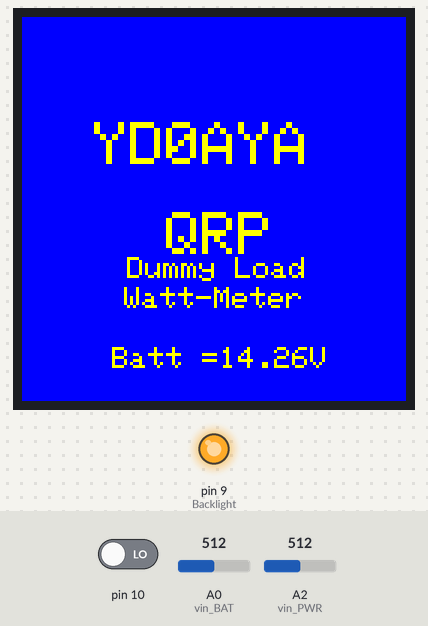
Simulated run of this sketch. Board: Arduino Nano, built with avr-gcc and run on an emulated ATmega328P. Parts: 128×128 colour display, output pins drawn as LEDs (lit = HIGH). The test bench sets the inputs (shaded band); at power-on: A2 (vin_PWR) = 512, pin 10 LOW, A0 (vin_BAT) = 512. What the sketch prints to the serial monitor is not drawn.

Above: at 1.3 s.
1.4 s: A2 (vin_PWR) set to 0
At 4.4 s:
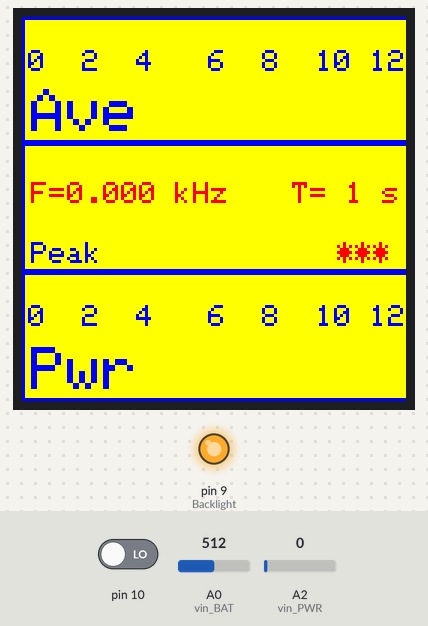
4.7 s: A2 (vin_PWR) set to 716
At 6.0 s:
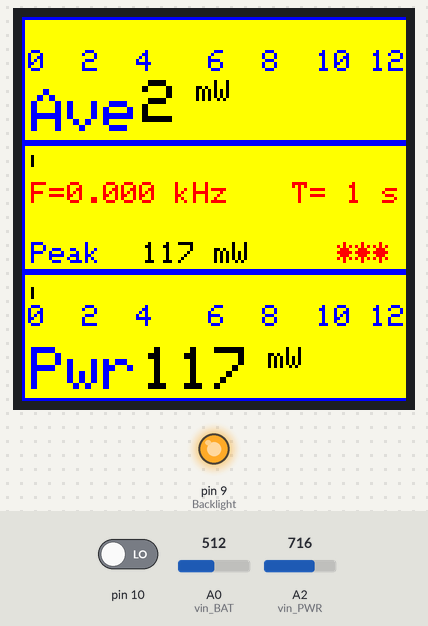
8.8 s: pin 10 driven HIGH
At 12.0 s:
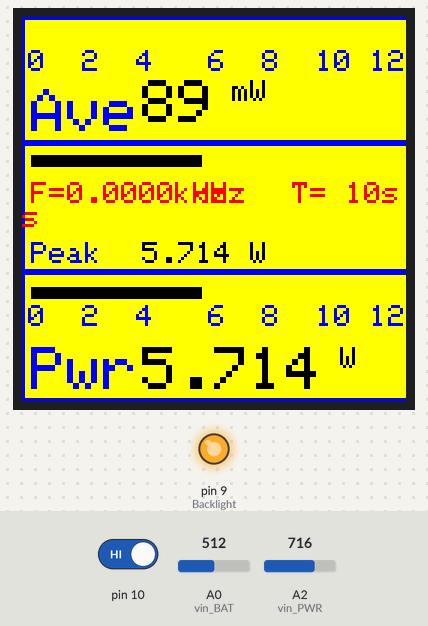
13.2 s: A2 (vin_PWR) set to 929
At 14.6 s:
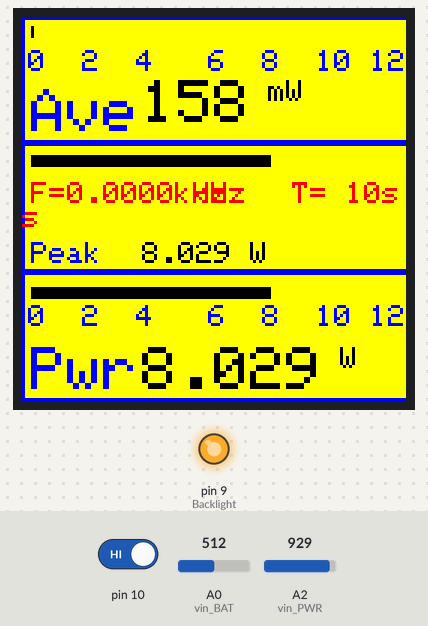
16.4 s: A2 (vin_PWR) set to 954
At 19.1 s:
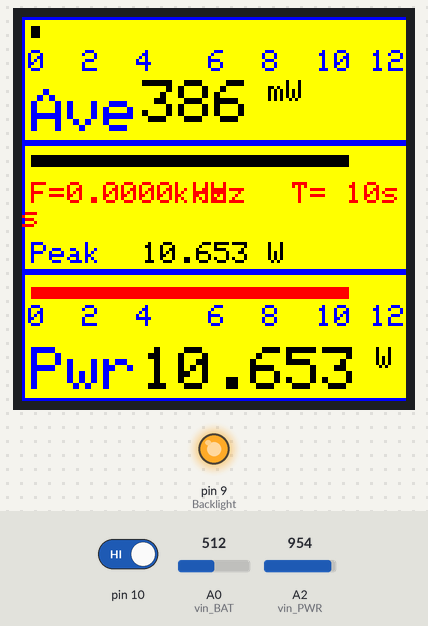
Timing chart, 0 to 20.6 s (numbered marks = the images above; inputs shaded):
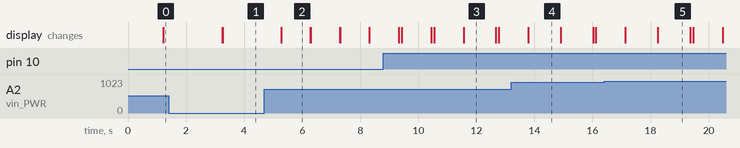

The sketch:

DL-power_meter-add-freqcount-VHF.ino
```cpp
// (licence header left out)
#include <SPI.h>
#include <Adafruit_GFX.h>
//#include <Adafruit_PCD8544.h>
#include <TFT_ILI9163C.h>
#include <FreqCount.h>

#define __CS 4
#define __DC 6
#define __RST 7 //default=d5, untuk frequency counter

//Adafruit_PCD8544 display = Adafruit_PCD8544(4, 5, 6, 8, 7);

#define Backlight 9  // Analog output pin that the LED is attached to

// Color definitions
#define	BLACK   0x0000
#define	BLUE    0x001F
#define	RED     0xF800
#define	GREEN   0x07E0
#define CYAN    0x07FF
#define MAGENTA 0xF81F
#define YELLOW  0xFFE0
#define WHITE   0xFFFF

TFT_ILI9163C display = TFT_ILI9163C(__CS, __DC, __RST);


//Global variables
// used by sweep and PC input

long serial_input_number; // Used to build number from serial stream
char incoming_char; // Character read from serial stream

// used in Power calculation
int AvePoint[128];       // average power is average of last 128 readings
int PwrPoint[8];      // display power is average of last 8 readings
float RFVoltage;      // input voltage
float Power;
float Average = 0;
int LastAve = 0;
float Peak  = 0;
int LastPwr = 0;   // used to clear display of last reading
int iPwr    ;
// used to measure time of loop
double then = 0;
double now  = 0;
//
//used by various display procedures

int RunOnce = 1;         // Only display splash screen first time through loop
int PwrCount = 0;        // set number of readings used for power
int AveCount = 0;        // set number of readings used for average power
float SupplyVoltage = 0; // Power supply voltage

int resetTimer = 0;      // counts time with no power reading before peak and average readings are cleared

// Analog inputs for VSWR computation
#define vin_PWR A2
// Analog input for battery monitor
#define vin_BAT A0
// voltage divider values
#define R3   (10)  // from GND to vin_BAT, expressed in 100R  (10 = 1000 Ohm)
#define R4   (47)  // from + power supply to vin_BAT, expressed in 100R  (47 = 4700 Ohm)
//change divider resistors to limit voltage to adc    ratio around 11 for 5 volt   16 for 3.3 volt
#define R1   (47)  // from GND to vin_PWR, expressed in 1K  (68 = 68k Ohm)
#define R2   (320)  // from + RF Det to vin_PWR expressed in K  (680 = 680k Ohm)
#define VoltSupplyMini (50)       // minimum battery voltage expressed in 100mV (if lower, alarm is generated)

unsigned long f;float f0;
int x,n=3,r;


void setup() {

  pinMode (vin_PWR, INPUT);
  pinMode(vin_BAT, INPUT);
  pinMode(Backlight, OUTPUT);
  pinMode(12,INPUT);  //interval switch
  Serial.begin(57600);                    // connect to the serial port
  Serial.println("KV4QB Dummy Load Power Meter");
  FreqCount.begin(1000);
  // initalize display
  display.begin();
#if defined(__MK20DX128__) || defined(__MK20DX256__)
  tft.setBitrate(24000000);
#endif


  analogWrite(Backlight, 300);  // set backlight level

  display.setRotation(2);    // set orientation of display
  //display.display(); // show splashscreen
  dispScreen();
}


void loop(){

  measuresupplyvolt();   //check battery   and splash screen
  RunOnce = 0;

  RFVoltage = analogRead(vin_PWR);       //  Get rf voltage

  // also change divider resistors to limit voltage to adc    ratio around 11 for 5 volt   16 for 3.3 volt
  RFVoltage = map(RFVoltage, 0, 1023, 0, (500 * (float R1 + float R2) / float R1));  //  scale and adjsut for voltage divider     680k 68k = 11


 // Basic two resistors divider formula:
 // Vout = Vin * (R2 / R1+R2) , Original Sketch will showing reversed value when i tried to measure
 // Baofeng UV82 Hp.

  //RFVoltage = map((RFVoltage, 0, 1023, 0, )((500 * (float R2 / float R1 + float R2));  // modified by rudik, original pembacaan terbalik
  AvePoint[AveCount] = RFVoltage;        //  store value in arrays used to compute average
  PwrPoint[PwrCount] = RFVoltage;        //  and power
  AveCount++;
  PwrCount++;


  // Power reading is average of last 8 readings
  if (PwrCount == 8) {
    PwrCount = 0;
  }
  RFVoltage = 0;
  for (int i = 0; i < 8; i++)  {
    RFVoltage = RFVoltage + PwrPoint[i];
  }
  RFVoltage = RFVoltage / 8;
  // Serial.print(RFVoltage );Serial.print("+");Serial.print(PwrCount );
  Power = ((RFVoltage * RFVoltage) / 100) / 10000;    // compute power adjust for mw
  // only update  if changed from last reading
  iPwr = Power * 1000;  // do on integer to reduce bobble
  if (iPwr != LastPwr)  updatePowerBar(  Power  , BLACK,  Power);
  LastPwr = iPwr;
  // check for new peak value
  if (Power > Peak) {
    Peak = Power;
    updatePeakBar(  Peak , BLACK,  Peak);
  }

  //  Get average power from last 64 readings
  if (AveCount == 64) AveCount = 0;
  RFVoltage = 0;
  for (int i = 0; i < 64; i++)  {
    RFVoltage = RFVoltage + AvePoint[i];
  }
  RFVoltage = RFVoltage / 64;
  //
  Serial.print("-");
  Serial.print(RFVoltage );
  Serial.print(",");
  Serial.println(AveCount );
  Average = ((RFVoltage * RFVoltage) / 100) / 10000;  // compute power adjust for mw
  // only update  if changed from last reading
  iPwr = Average * 1000;  //  use integer to reduce bobble I had with float
  if (iPwr != LastAve)  updateAverageBar(  Average  , BLACK,  Average);
  LastAve = iPwr;

  // check for no rf input

  if (LastPwr < 5) resetTimer++;   //  bump counter if no rf
  else resetTimer = 0;
  // No rf for about 10 seconds  then reset Peak
  if (resetTimer >= 10000) {
    resetTimer = 0;
    Peak = 0;
    Average = 0;
    updatePeakBar(  Peak , BLACK,  Peak);
    updateAverageBar(  Average , BLACK,  Average);

  }

}
/****

**/
void drawAverageBar() {
  display.fillRect(1, 1, 127, 40, YELLOW);
  display.setTextColor(BLUE);
  display.setTextSize(1);
  display.setCursor(2, 11);
  display.print("0  2  4   6  8  10 12");

  display.setTextSize(2);
  display.setCursor(3, 24);
  display.print("Ave ");
  display.setTextSize(1);
}

void drawPeakBar() {

  display.fillRect(1, 43, 127, 41, YELLOW);
  //display.setTextColor(BLUE);
  //display.setTextSize(1);
  //display.setCursor(2, 53);
  //display.print("0  2  4   6  8  10 12");
  display.setCursor(3,75);
  display.setTextSize(1);
  display.print("Peak");
}

void drawPowerBar() {
  display.fillRect(1, 86, 127, 41, YELLOW);
  display.setTextColor(BLUE);
  display.setTextSize(1);
  display.setCursor(2, 96);         //96
  display.print("0  2  4   6  8  10 12");
  display.setTextSize(2); //2
  display.setCursor(3, 110);
  display.print("Pwr ");
}

void updateAverageBar(float width, int color, float value) {
  if (width >= 10 )   color = RED;
  if (width >= 12 )   width = 122;
  display.fillRect(3, 3, 127, 4, YELLOW);
  display.fillRect(3, 3, width * 10, 4, color);
  display.fillRect(40, 21, 83, 16, YELLOW);
  display.setTextSize(2);
  display.setTextColor(BLACK);
  display.setCursor(40, 21);
  if (value <= 1) {
    display.print((value * 1000) , 0);
    display.setTextSize(1);
    display.print(" mW");
  }
  else {
    display.print(value , 3);
    display.setTextSize(1);
    display.print(" W");
  }
}


void updatePeakBar(float width, int color, float value) {
  if (width >= 122 )    width = 122;
  display.fillRect(3, 46, 127, 4, YELLOW);
  display.fillRect(3, 46, width * 10, 4, color);

  display.fillRect(40, 66, 83, 16, YELLOW);
  display.setTextSize(1);
  display.setTextColor(BLACK);
  display.setCursor(40,75);
  if (value <= 1) {
    display.print((value * 1000) , 0);
    display.setTextSize(1);
    display.print(" mW");
  }
  else {
    display.print(value , 3);
    display.setTextSize(1);
    display.print(" W");
  }
}


void updatePowerBar(float width, int color, float value) {
  if (width >= 10 )   color = RED;
  if (width >= 12 )   width = 122;
  display.fillRect(3, 90, 127, 4, YELLOW);
  display.fillRect(3, 90, width * 10, 4, color);
  display.fillRect(40, 110, 83, 16, YELLOW);
  display.setTextSize(2);
  display.setTextColor(BLACK);
  display.setCursor(40, 110);
  if (value <= 1) {
    display.print((value * 1000) , 0);
    display.setTextSize(1);
    display.print(" mW");
  }
  else {
    display.print(value , 3);
    display.setTextSize(1);
    display.print(" W");
  }
}
// display screen with power peak and average bars
void dispScreen() {
  display.fillScreen(BLUE);
  drawAverageBar();
  drawPeakBar();
  drawPowerBar();

}

// Power SupplyVoltage measure voltage and test for low volts
//display splash screen and battery voltage

void measuresupplyvolt () {

  SupplyVoltage = analogRead(vin_BAT);      // Read power supply voltage
  SupplyVoltage = map(SupplyVoltage, 0, 1023, 0, (500 * (float R4 + float R3) / float R3)); // compute battery voltage using voltage divider values
  // SupplyVoltage = SupplyVoltage + 70;   // add in voltage drop of diode  if installed

//****************************added by rudik************************************************
void MeasureFreqCount(); {

if(digitalRead(10)==HIGH){n++;x=0;delay(100);}

  //display.begin();
  //display.clearScreen();
  display.setCursor(90,55);
    display.setTextSize(1);
    display.setTextColor(RED);

  if(n==1){x++;if(x==1){
    FreqCount.begin(100);
  }r=-1;
  display.print("T= 0.1 s");}
  if(n==2){x++;if(x==1){
    FreqCount.begin(10000);
    }r=1;
    display.print("T= 10 s");}
  if(n==3){x++;if(x==1){
    FreqCount.begin(1000);
    }r=0;
    display.print("T= 1 s");}
  if(n>3){n=1;}
    display.setCursor(3,55);
    display.setTextSize(1);
    display.print("F=");

  if(f>=1000000 && n==3){f0=f/1000000.0;
  display.print(f0,6+r);
  display.print(" MHz");
  delay(50);
  }
  if(f<1000000 && n==3){f0=f/1000.0;
  display.print(f0,3+r);
  display.print(" kHz");
  }
  if(f>=100000 && n==1){f0=f/100000.0;
  display.print(f0,6+r);
  display.print(" MHz");
  }
  if(f<100000 && n==1){f0=f/100.0;
  display.print(f0,3+r);
  display.print(" kHz");
  }
  if(f>=10000000 && n==2){f0=f/10000000.0;
  display.print(f0,6+r);
  display.print(" MHz");
  }
  if(f<10000000 && n==2){f0=f/10000.0;
  display.print(f0,3+r);
  display.print(" kHz");
  }

  if (FreqCount.available()) {
    f = FreqCount.read();

   display.setCursor(105,75);
   display.print("***");
  }
   delay(1000);
   //display.clearScreen();
}

  if (RunOnce == 1) {                     // splash screen
    display.setTextColor(YELLOW);
    display.fillScreen(BLUE);
    display.setCursor(24, 35);
    display.setTextSize(2);
    display.println("YD0AYA");
    display.setTextSize(2);
    display.setCursor(48, 65);
    display.print("QRP");
    display.setTextSize(1);
    display.setCursor(35, 80);
    display.print("Dummy Load");
    display.setCursor(34, 90);
    display.print("Watt-Meter");

    display.setTextSize(1);
    display.setCursor(30, 110);
    display.print("Batt =");
    display.print((SupplyVoltage / 100));
    display.print("V");

    delay (2000);
    dispScreen();
  }
  if (SupplyVoltage  <= VoltSupplyMini) {
    if (SupplyVoltage <= 500) {       // not running on batteries !
      return;
    }
    display.fillScreen(BLUE);
    display.setTextSize(1);
    display.setTextColor(YELLOW);
    display.setCursor(30, 80);
    display.print("LOW BATTERY !");
    display.setCursor(30, 110);
    display.print("Batt =");
    display.print((SupplyVoltage / 100));
    display.print("V");
    delay (2000);
    dispScreen();

  }
}


//EoF = Inspected by rudik wid, YD0AYA, 02-AGUST-2022
```

Measured:
- the behaviour switches between 941 and 942 on A2 (vin_PWR) (found by bisection; images 4 and 5)
- after the input at 1.4 s, the display: first changes after 1.9 s (image 1 shows a later state)
- after the input at 4.7 s, the display: first changes after 0.57 s (image 2 shows a later state)
- what the display in image 2 shows lasts 1.0 s, from 5.3 s to 6.3 s
- what the display in image 3 shows lasts 1.1 s, from 11.6 s to 12.7 s
